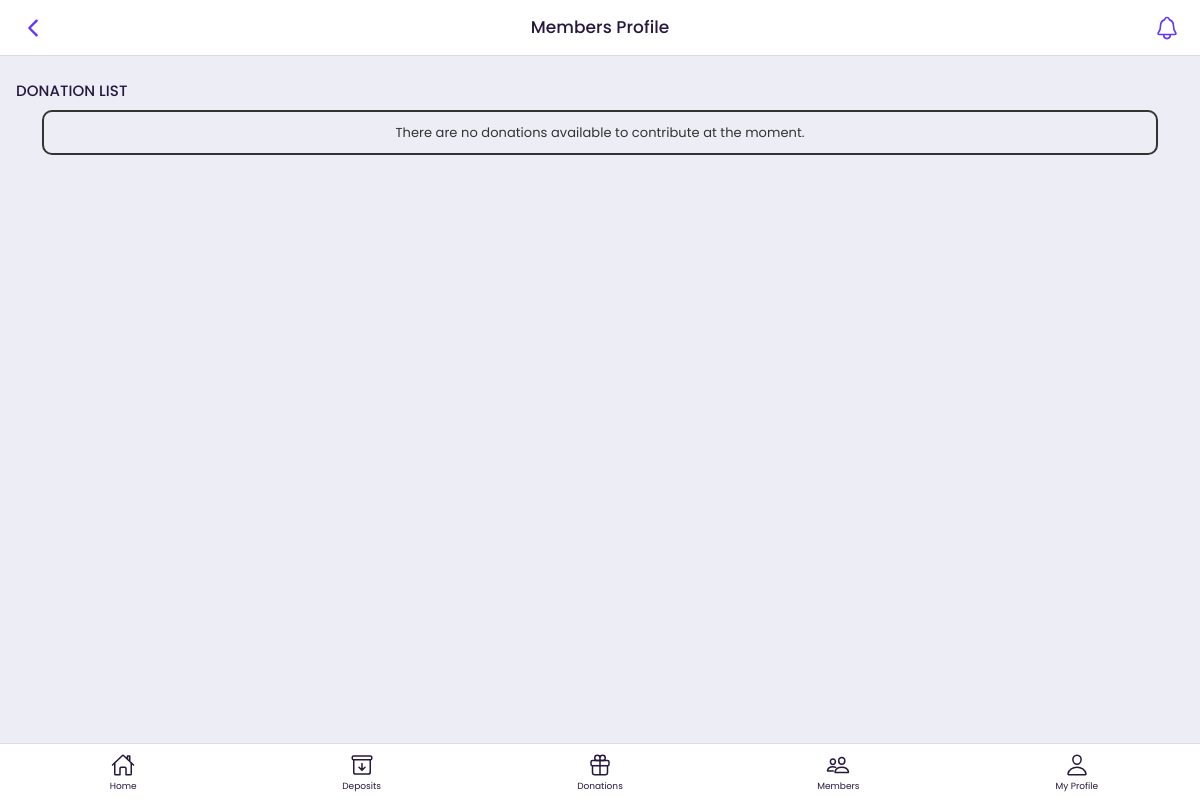
/donations (signed in), run on an earlier commit of the app's database.
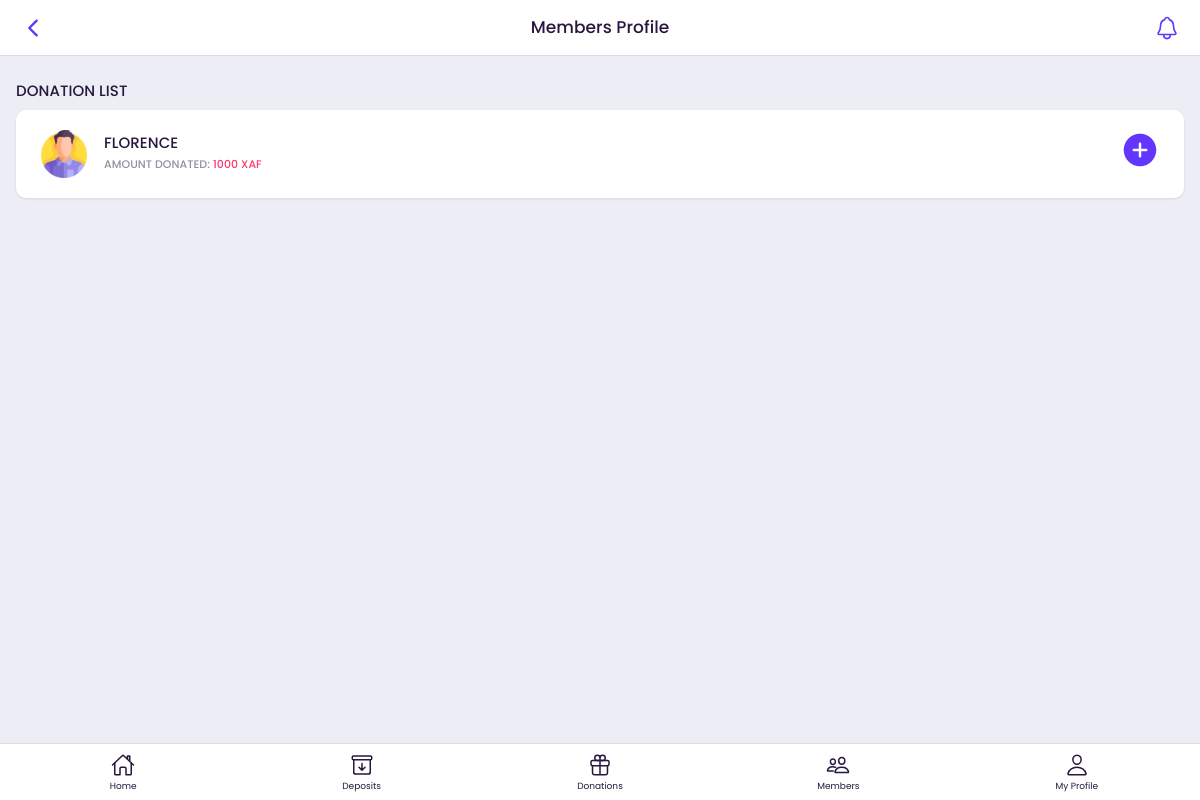
And on a later commit of the database.
### members/models.py (models this page shows)
class Donation(models.Model):
    member = models.ForeignKey(User,on_delete=models.CASCADE,null=True,blank=True)
    donationType = models.CharField(max_length=250,default="0",null=True,blank=True)
    description = models.CharField(max_length=250,default="0",null=True,blank=True)
    donationStatus = models.CharField(max_length=250,default="0",null=True,blank=True)
    totalDonationAmount=models.DecimalField(max_digits=11,decimal_places=0,default=0,blank=True,null=True)
    minDonationAmount=models.DecimalField(max_digits=11,decimal_places=0,default=0,blank=True,null=True)
    created_at = models.DateTimeField(auto_now_add=True)
    updated_at = models.DateTimeField(auto_now=True)

### k12auth/models.py (models this page shows, shortened)
class User(AbstractUser):
    is_member = models.BooleanField(default=False,blank=True,null=True)
    is_cashier = models.BooleanField(default=False,blank=True,null=True)
    is_manager = models.BooleanField(default=False,blank=True,null=True)
    is_admin = models.BooleanField(default=False,blank=True,null=True)
    membershipTitle = models.CharField(max_length=200,default=0,null=True,blank=True)
    position = models.CharField(max_length=200,default=0,null=True,blank=True)
    profilePicture = models.FileField(upload_to="ProfilePictures/", null=True, blank=True)
    class Meta(AbstractUser.Meta):
       swappable = 'AUTH_USER_MODEL'

### members/views.py (the view)
# urls.py: path('donations', views.donationsView, name='donationsView'),
@login_required(login_url="/login")
def donationsView(request):
    if request.user.is_authenticated:
        donations_list=Donation.objects.filter()
        data = {
            'donations_list':donations_list
        }
        return render(request,'members/app_donations.html',context=data)
    else:
        return redirect('/login')

### templates/members/app_donations.html (shortened to what this page needs)
{% load static %}
<!doctype html>
<html lang="en">
{% include "../ext/header.html" %}
<body>
    {% include "members/app_header.html" %}
    <div id="appCapsule">
        <div class="section mt-2">
            <div class="section-title">DONATION LIST</div>
            <div class="transactions">
                {% if donations_list %}
                {% for eachDonation in donations_list %}
                <a href="/verify_donation_confirmation/{{eachDonation.id}}" class="item">
                    <div class="detail">
                        <img src="{% static 'assets/img/photo.png'  %}" alt="img" class="image-block imaged w48">
                        <div>
                            <strong>{{eachDonation.member.first_name | upper}}</strong>
                            <p>AMOUNT DONATED: <span class="text-danger">{{eachDonation.totalDonationAmount}} XAF</span> </p>
                        </div>
                    </div>
                    <div class="right">
                    {% if eachDonation.donationStatus == "Completed" %}
                      <div class="price text-success">
                        <ion-icon name="add-circle" style="font-size: 40px;"></ion-icon>
                    </div>
                    {% else %}
                        <div class="price text-primary">
                        <ion-icon name="add-circle" style="font-size: 40px;"></ion-icon>
                    </div>
                    {% endif %}
                    </div>
                </a>
                {% endfor %}
                {% else %}
                <div class="container">
                <div class="alert alert-outline-dark mb-1 text-center" role="alert">
                      There are no donations available to contribute at the moment.
                        <br>
                    </div>
             </div>
                {% endif %}
            </div>
        </div>
    </div>
    {% include "members/app_buttom_menu.html" %}
</body>
</html>

What changed in the data, as far as the page shows it:
added Donation: member.first_name "FLORENCE", totalDonationAmount "1000"
Also different on the page:
text no longer shown: "There are no donations available to contribute at the moment."
